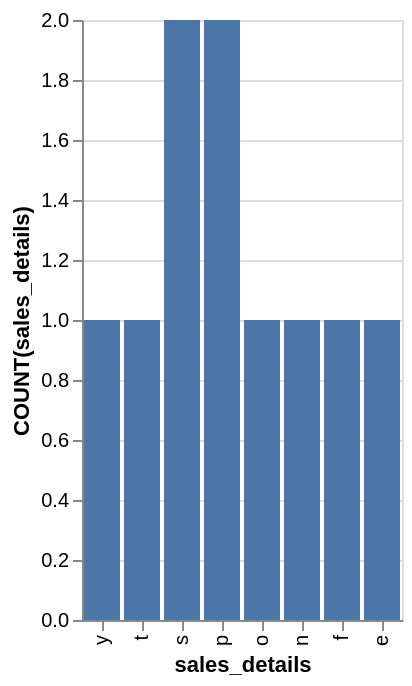

The Vega-Lite source for this figure:
### Vega-Lite specification from a JSON file in a GitHub repository (floating-point values rounded to 4 significant figures)
{"data": {"values": [{"x_data": "y", "y_data": 1}, {"x_data": "t", "y_data": 1}, {"x_data": "s", "y_data": 2}, {"x_data": "p", "y_data": 2}, {"x_data": "o", "y_data": 1}, {"x_data": "n", "y_data": 1}, {"x_data": "f", "y_data": 1}, {"x_data": "e", "y_data": 1}]}, "mark": "bar", "encoding": {"x": {"field": "x_data", "type": "nominal", "title": "sales_details", "sort": "descending"}, "y": {"field": "y_data", "type": "quantitative", "title": "COUNT(sales_details)"}}}
